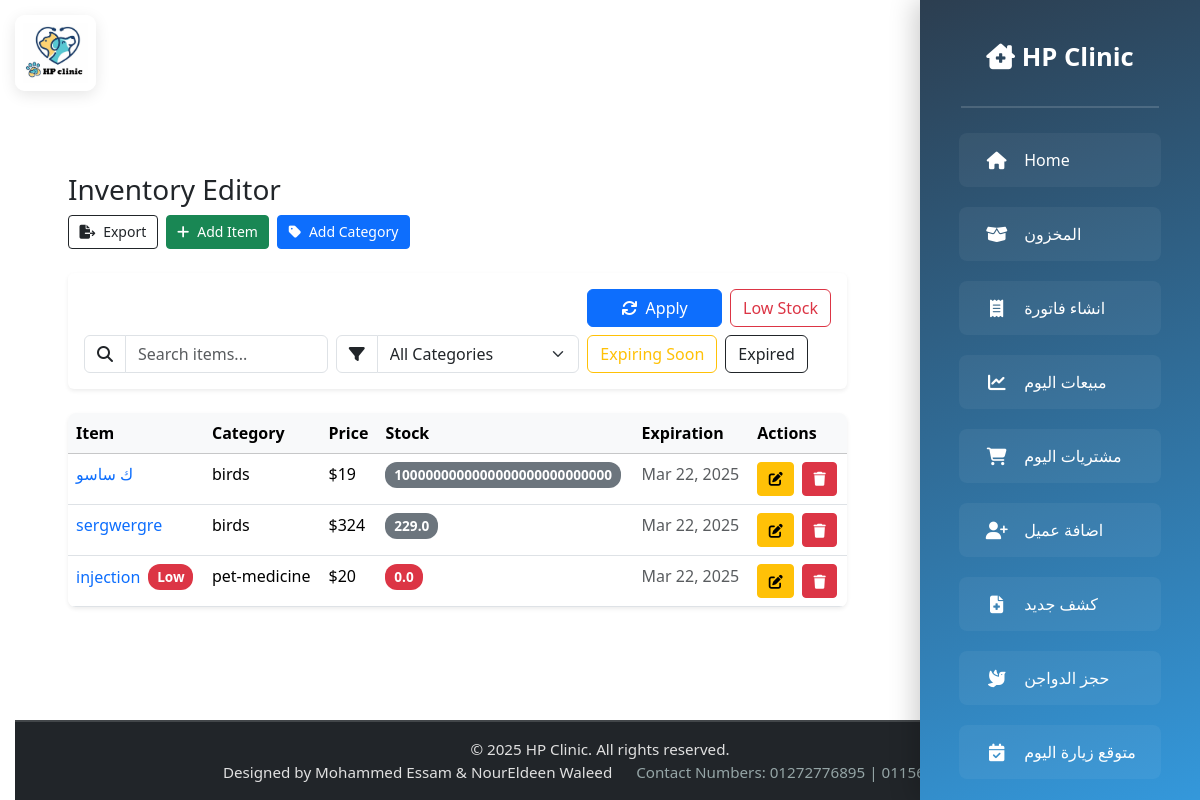
Before: /pricesedit/ (signed in) with the older database file.
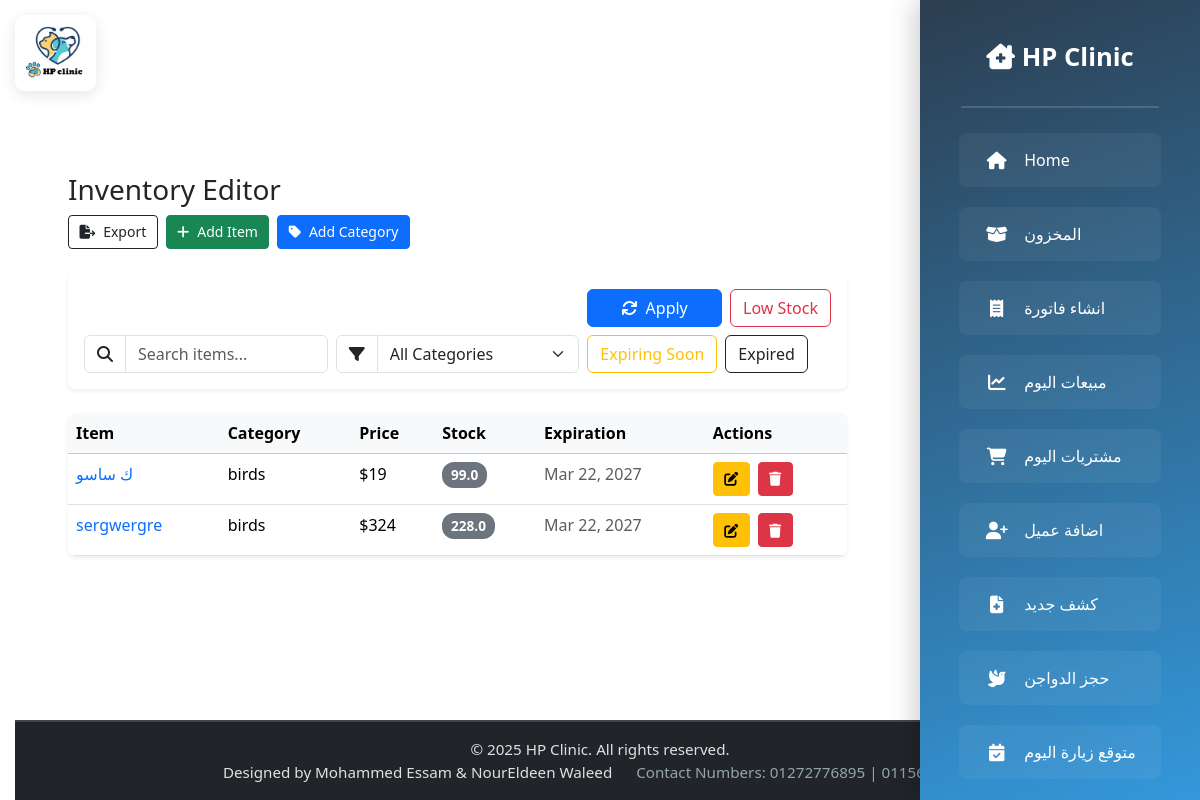
After: the same page with the newer database file.
### prices/models.py (models this page shows, shortened)
class Item(models.Model):
    name = models.CharField(max_length=100)
    category = models.ForeignKey(Category, on_delete=models.CASCADE)
    price = models.IntegerField()
    quantity = models.FloatField()  # Changed to FloatField
    exp = models.DateField(default=datetime.date.today, null=True, blank=True)
    is_deleted = models.BooleanField(default=False)

class Category(models.Model):
    name = models.CharField(max_length=100, unique=True)

### vetlogin/views.py (the view)
    def wrapper(request, *args, **kwargs):
        if request.user.username not in ALLOWED_USERS:
            return HttpResponseForbidden("You are not authorized to access this page.")
        return view_func(request, *args, **kwargs)

### vetlogin/views.py (called while the page is built)
def user_restricted(view_func):
    def wrapper(request, *args, **kwargs):
        if request.user.username not in ALLOWED_USERS:
            return HttpResponseForbidden("You are not authorized to access this page.")
        return view_func(request, *args, **kwargs)
    return wrapper

### templates/pricespage/prices_edit.html (shortened to what the changed rows need)
{% extends 'base.html' %}
{% load static %}
{% block content %}
<div class="container-lg px-3 py-4">
    <div class="d-flex flex-column flex-md-row justify-content-between align-items-start mb-4">
        <div class="mb-3 mb-md-0">
            <h1 class="h3 mb-2">Inventory Editor</h1>
        </div>
    </div>
    <div class="table-responsive rounded-3 shadow-sm">
        <table class="table table-hover mb-0" id="items-table">
            <thead class="table-light">
                <tr>
                    <th scope="col">Item</th>
                    <th scope="col" class="d-none d-md-table-cell">Category</th>
                    <th scope="col">Price</th>
                    <th scope="col">Stock</th>
                    <th scope="col" class="d-none d-sm-table-cell">Expiration</th>
                    <th scope="col">Actions</th>
                </tr>
            </thead>
            <tbody>
                {% if items %}
                    {% for item in items %}
                    <tr class="{% if item.exp and item.exp < today %}table-danger{% endif %}">
                        <td>
                            <div class="d-flex align-items-center">
                                <a href="{% url 'edit_item' item.id %}" class="text-decoration-none">
                                    {{ item.name }}
                                </a>
                                {% if item.quantity < 5 %}
                                <span class="badge bg-danger ms-2">Low</span>
                                {% endif %}
                            </div>
                        </td>
                        <td class="d-none d-md-table-cell">{{ item.category.name }}</td>
                        <td>${{ item.price }}</td>
                        <td>
                            <span class="badge {% if item.quantity < 5 %}bg-danger{% else %}bg-secondary{% endif %}">
                                {{ item.quantity }}
                            </span>
                        </td>
                        <td class="d-none d-sm-table-cell">
                            {% if item.exp %}
                            <span class="text-{% if item.exp < today %}danger{% else %}muted{% endif %}">
                                {{ item.exp|date:"M d, Y" }}
                            </span>
                            {% else %}
                            <span class="text-muted">N/A</span>
                            {% endif %}
                        </td>
                        <td>
                            <div class="d-flex gap-2">
                                <a href="{% url 'edit_item' item.id %}" class="btn btn-sm btn-warning">
                                    <i class="fas fa-edit"></i>
                                </a>
                                <a href="{% url 'delete_item' item.id %}" class="btn btn-sm btn-danger">
                                    <i class="fas fa-trash"></i>
                                </a>
                            </div>
                        </td>
                    </tr>
                    {% endfor %}
                {% else %}
                    <tr>
                        <td colspan="6" class="text-center py-4">
                            <div class="text-muted">No items found matching your criteria</div>
                        </td>
                    </tr>
                {% endif %}
            </tbody>
        </table>
    </div>
</div>
{% endblock %}

Changed rows visible on the page:
no longer on this page (row edited): Item: name "injection", shows "Low", category.name "pet-medicine", price "20", quantity "0.0", exp "Mar 22, 2025"
changed Item "ك ساسو": quantity "1000000000000000000000000000" → "99.0"; exp "Mar 22, 2025" → "Mar 22, 2027"
changed Item "sergwergre": quantity "229.0" → "228.0"; exp "Mar 22, 2025" → "Mar 22, 2027"
